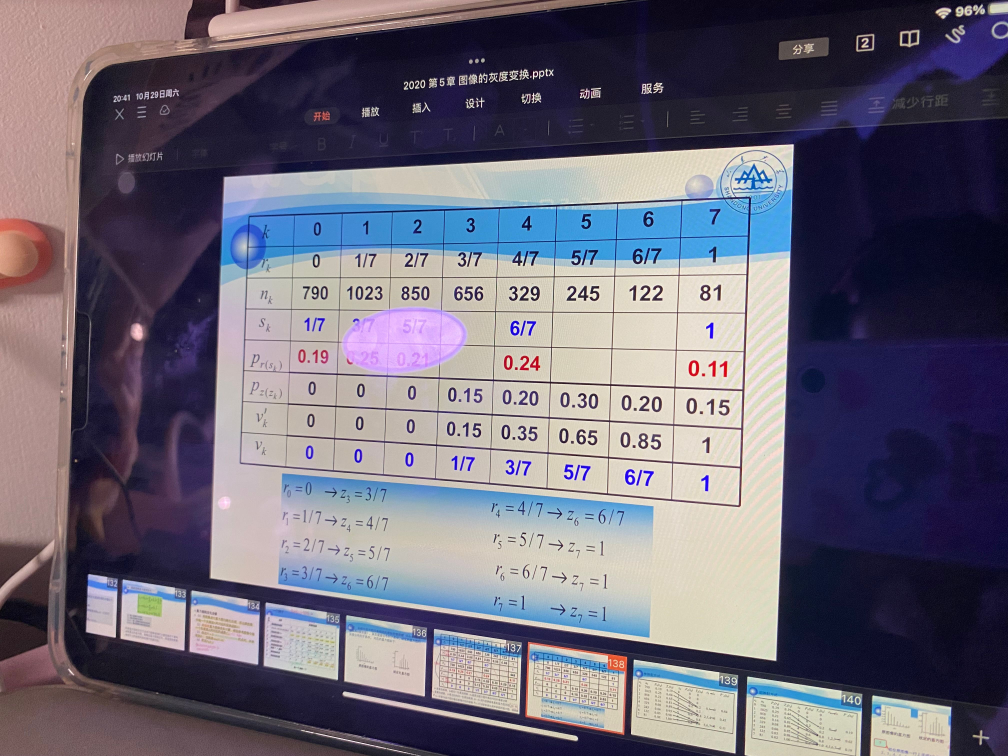
#> input picture pic/2.jpg, 4032 x 3024 px (shown at 1/4 size)
$ python '模糊图像.py'
#> lines starting #> are read from the running program, lines starting #| are printed output that depends on the picture
import cv2

"""
1.均值模糊
   格式：cv2.blur(img,(n1,n2))  img表示图片，n1表示x方向卷积核大小，n2表示y方向卷积核大小
"""
# 1.均值模糊
img1 = cv2.imread('pic/2.jpg',1)
#> img1 is the input picture: shape (3024, 4032, 3); mean B, G, R 118.2, 103.4, 107.6
img1=cv2.resize(img1,(800,600))
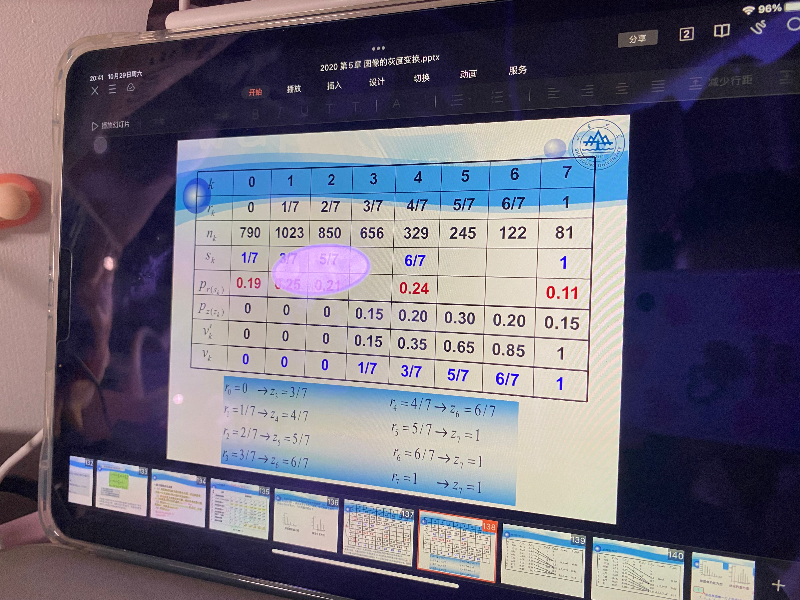
#> img1: shape (600, 800, 3); mean B, G, R 118.1, 103.3, 107.5
blur = cv2.blur(img1,(6,6))
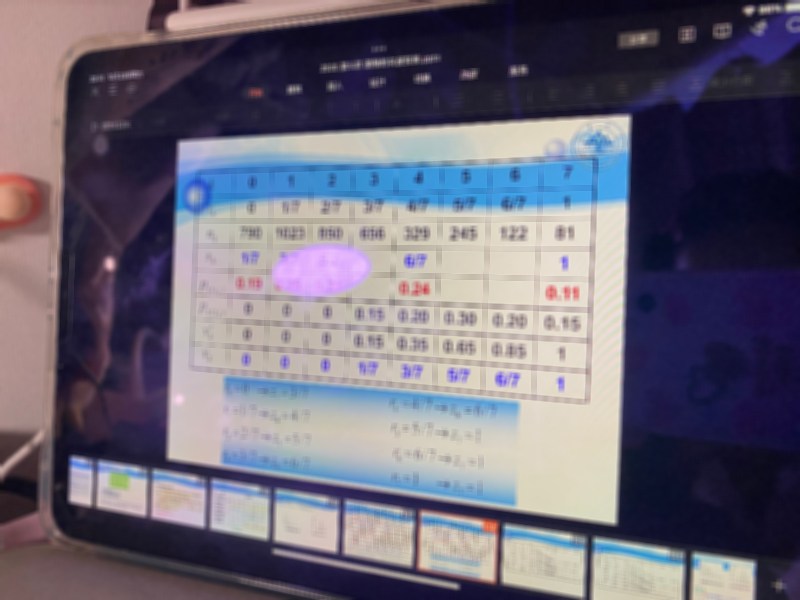
#> blur: shape (600, 800, 3); mean B, G, R 118.1, 103.4, 107.6
cv2.imshow('img',img1)
cv2.imshow('blur',blur)
cv2.imwrite("pic/2_blur.jpg",blur)
# cv2.waitKey(0)
# cv2.destroyAllWindows()

"""
2.中值模糊:取内核区域下所有像素的中值，然后用这个中值替换中心元素
   格式：cv2.medianBlur(img,n1) img表示图片，n1表示卷积核大小,应该是正奇数
"""
# 2.中值模糊
medianblur = cv2.medianBlur(img1,5)
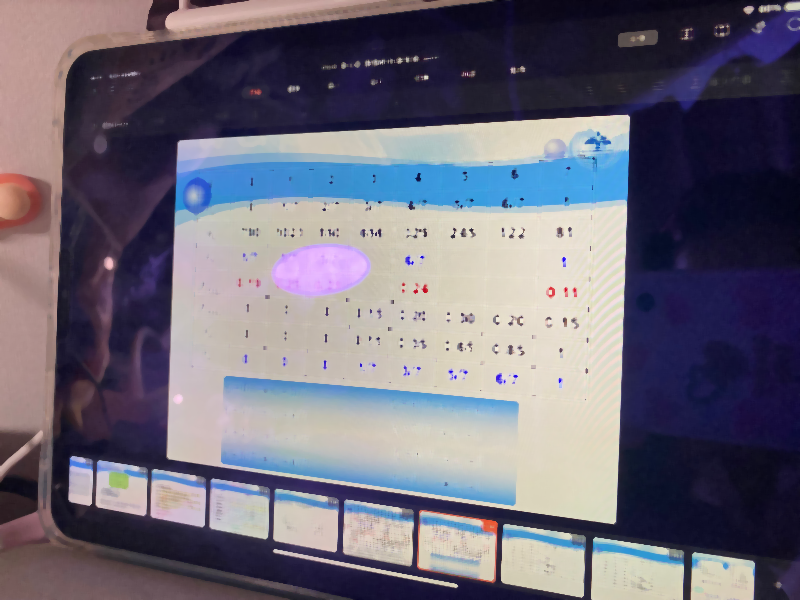
#> medianblur: shape (600, 800, 3); mean B, G, R 119.8, 105.6, 109.2
cv2.imshow('medianblur',medianblur)
cv2.imwrite("pic/2_medianblur.jpg",medianblur)
# cv2.waitKey(0)
# cv2.destroyAllWindows()


"""
3.高斯模糊：在进行均值模糊的时候，其领域类的每个像素权重是相等的，高斯模糊中，会将中心点的
          权重值加大，远离中心点的值减小，在此基础上计算各个领域内各个像素值不同权重的和
   格式：cv2.Gaussianblur(img,(n1,n2),0) img表示图片，n1表示x方向卷积核大小，n2表示y
                                       方向卷积核大小，数值可以不同，但都应为正奇数,
                                       0代表内核大小取(n1,n2)
"""
# 3.高斯模糊
gaussianblur = cv2.GaussianBlur(img1,(5,5),0)
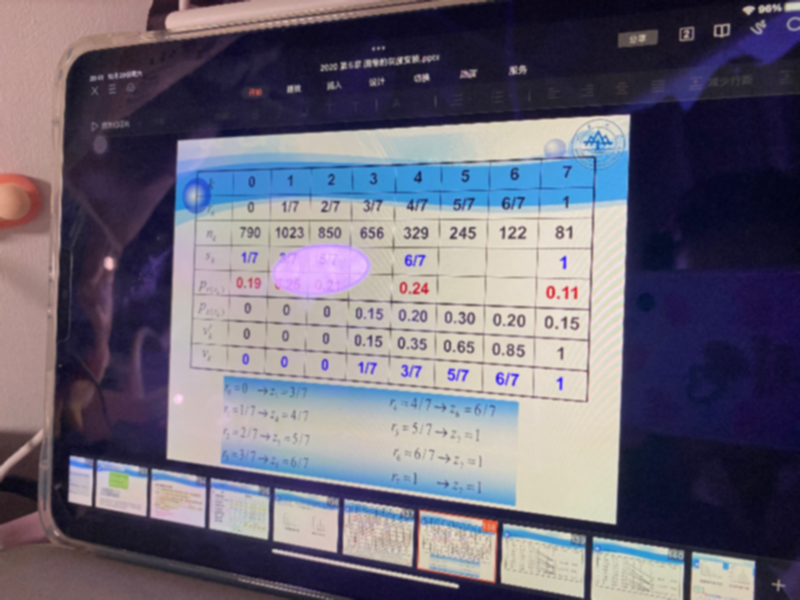
#> gaussianblur: shape (600, 800, 3); mean B, G, R 118.1, 103.3, 107.5
cv2.imshow('gaussianblur',gaussianblur)
cv2.imwrite("pic/2_gaussianblur.jpg",gaussianblur)
cv2.waitKey(0)
cv2.destroyAllWindows()
